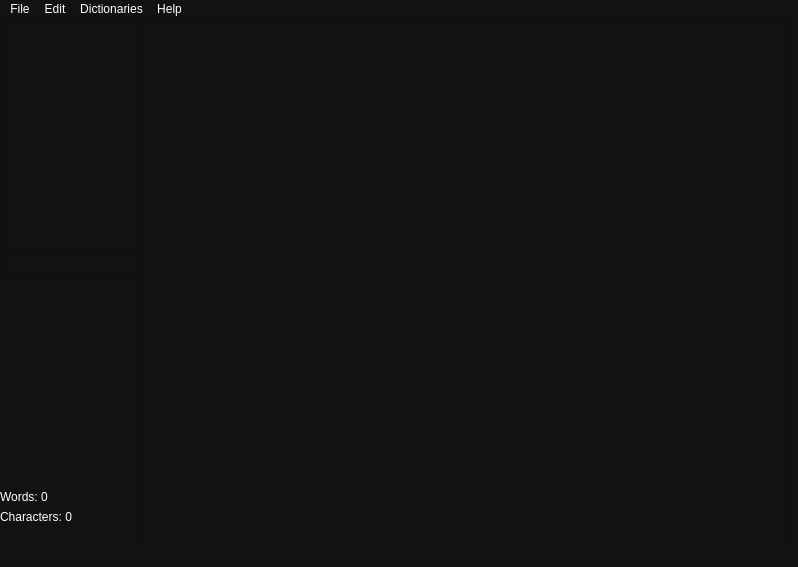
<?xml version="1.0" encoding="UTF-8"?>
<ui version="4.0">
 <class>MainWindow</class>
 <widget class="QMainWindow" name="MainWindow">
  <property name="geometry">
   <rect>
    <x>0</x>
    <y>0</y>
    <width>798</width>
    <height>567</height>
   </rect>
  </property>
  <property name="windowTitle">
   <string>MainWindow</string>
  </property>
  <property name="autoFillBackground">
   <bool>false</bool>
  </property>
  <property name="styleSheet">
   <string notr="true">color : white; background-color : #131212</string>
  </property>
  <property name="Color" stdset="0">
   <color>
    <red>46</red>
    <green>52</green>
    <blue>54</blue>
   </color>
  </property>
  <widget class="QWidget" name="centralwidget">
   <widget class="QTextEdit" name="textEdit">
    <property name="geometry">
     <rect>
      <x>140</x>
      <y>0</y>
      <width>651</width>
      <height>551</height>
     </rect>
    </property>
    <property name="palette">
     <palette>
      <active>
       <colorrole role="WindowText">
        <brush brushstyle="SolidPattern">
         <color alpha="255">
          <red>255</red>
          <green>255</green>
          <blue>255</blue>
         </color>
        </brush>
       </colorrole>
       <colorrole role="Button">
        <brush brushstyle="SolidPattern">
         <color alpha="255">
          <red>19</red>
          <green>18</green>
          <blue>18</blue>
         </color>
        </brush>
       </colorrole>
       <colorrole role="Light">
        <brush brushstyle="SolidPattern">
         <color alpha="255">
          <red>255</red>
          <green>255</green>
          <blue>255</blue>
         </color>
        </brush>
       </colorrole>
       <colorrole role="Dark">
        <brush brushstyle="SolidPattern">
         <color alpha="255">
          <red>46</red>
          <green>52</green>
          <blue>54</blue>
         </color>
        </brush>
       </colorrole>
       <colorrole role="Text">
        <brush brushstyle="SolidPattern">
         <color alpha="255">
          <red>255</red>
          <green>255</green>
          <blue>255</blue>
         </color>
        </brush>
       </colorrole>
       <colorrole role="ButtonText">
        <brush brushstyle="SolidPattern">
         <color alpha="255">
          <red>255</red>
          <green>255</green>
          <blue>255</blue>
         </color>
        </brush>
       </colorrole>
       <colorrole role="Base">
        <brush brushstyle="SolidPattern">
         <color alpha="255">
          <red>19</red>
          <green>18</green>
          <blue>18</blue>
         </color>
        </brush>
       </colorrole>
       <colorrole role="Window">
        <brush brushstyle="SolidPattern">
         <color alpha="255">
          <red>19</red>
          <green>18</green>
          <blue>18</blue>
         </color>
        </brush>
       </colorrole>
       <colorrole role="PlaceholderText">
        <brush brushstyle="SolidPattern">
         <color alpha="128">
          <red>0</red>
          <green>0</green>
          <blue>0</blue>
         </color>
        </brush>
       </colorrole>
      </active>
      <inactive>
       <colorrole role="WindowText">
        <brush brushstyle="SolidPattern">
         <color alpha="255">
          <red>255</red>
          <green>255</green>
          <blue>255</blue>
         </color>
        </brush>
       </colorrole>
       <colorrole role="Button">
        <brush brushstyle="SolidPattern">
         <color alpha="255">
          <red>19</red>
          <green>18</green>
          <blue>18</blue>
         </color>
        </brush>
       </colorrole>
       <colorrole role="Light">
        <brush brushstyle="SolidPattern">
         <color alpha="255">
          <red>255</red>
          <green>255</green>
          <blue>255</blue>
         </color>
        </brush>
       </colorrole>
       <colorrole role="Dark">
        <brush brushstyle="SolidPattern">
         <color alpha="255">
          <red>46</red>
          <green>52</green>
          <blue>54</blue>
         </color>
        </brush>
       </colorrole>
       <colorrole role="Text">
        <brush brushstyle="SolidPattern">
         <color alpha="255">
          <red>255</red>
          <green>255</green>
          <blue>255</blue>
         </color>
        </brush>
       </colorrole>
       <colorrole role="ButtonText">
        <brush brushstyle="SolidPattern">
         <color alpha="255">
          <red>255</red>
          <green>255</green>
          <blue>255</blue>
         </color>
        </brush>
       </colorrole>
       <colorrole role="Base">
        <brush brushstyle="SolidPattern">
         <color alpha="255">
          <red>19</red>
          <green>18</green>
          <blue>18</blue>
         </color>
        </brush>
       </colorrole>
       <colorrole role="Window">
        <brush brushstyle="SolidPattern">
         <color alpha="255">
          <red>19</red>
          <green>18</green>
          <blue>18</blue>
         </color>
        </brush>
       </colorrole>
       <colorrole role="PlaceholderText">
        <brush brushstyle="SolidPattern">
         <color alpha="128">
          <red>0</red>
          <green>0</green>
          <blue>0</blue>
         </color>
        </brush>
       </colorrole>
      </inactive>
      <disabled>
       <colorrole role="WindowText">
        <brush brushstyle="SolidPattern">
         <color alpha="255">
          <red>255</red>
          <green>255</green>
          <blue>255</blue>
         </color>
        </brush>
       </colorrole>
       <colorrole role="Button">
        <brush brushstyle="SolidPattern">
         <color alpha="255">
          <red>19</red>
          <green>18</green>
          <blue>18</blue>
         </color>
        </brush>
       </colorrole>
       <colorrole role="Light">
        <brush brushstyle="SolidPattern">
         <color alpha="255">
          <red>255</red>
          <green>255</green>
          <blue>255</blue>
         </color>
        </brush>
       </colorrole>
       <colorrole role="Dark">
        <brush brushstyle="SolidPattern">
         <color alpha="255">
          <red>46</red>
          <green>52</green>
          <blue>54</blue>
         </color>
        </brush>
       </colorrole>
       <colorrole role="Text">
        <brush brushstyle="SolidPattern">
         <color alpha="255">
          <red>255</red>
          <green>255</green>
          <blue>255</blue>
         </color>
        </brush>
       </colorrole>
       <colorrole role="ButtonText">
        <brush brushstyle="SolidPattern">
         <color alpha="255">
          <red>255</red>
          <green>255</green>
          <blue>255</blue>
         </color>
        </brush>
       </colorrole>
       <colorrole role="Base">
        <brush brushstyle="SolidPattern">
         <color alpha="255">
          <red>19</red>
          <green>18</green>
          <blue>18</blue>
         </color>
        </brush>
       </colorrole>
       <colorrole role="Window">
        <brush brushstyle="SolidPattern">
         <color alpha="255">
          <red>19</red>
          <green>18</green>
          <blue>18</blue>
         </color>
        </brush>
       </colorrole>
       <colorrole role="PlaceholderText">
        <brush brushstyle="SolidPattern">
         <color alpha="128">
          <red>0</red>
          <green>0</green>
          <blue>0</blue>
         </color>
        </brush>
       </colorrole>
      </disabled>
     </palette>
    </property>
    <property name="font">
     <font>
      <pointsize>14</pointsize>
     </font>
    </property>
    <property name="autoFillBackground">
     <bool>true</bool>
    </property>
    <property name="styleSheet">
     <string notr="true"/>
    </property>
   </widget>
   <widget class="QLabel" name="WordCount">
    <property name="geometry">
     <rect>
      <x>0</x>
      <y>470</y>
      <width>91</width>
      <height>16</height>
     </rect>
    </property>
    <property name="text">
     <string>Words: 0</string>
    </property>
   </widget>
   <widget class="QLabel" name="LetterCount">
    <property name="geometry">
     <rect>
      <x>0</x>
      <y>490</y>
      <width>111</width>
      <height>16</height>
     </rect>
    </property>
    <property name="text">
     <string>Characters: 0</string>
    </property>
   </widget>
   <widget class="QListWidget" name="listWidget">
    <property name="geometry">
     <rect>
      <x>0</x>
      <y>0</y>
      <width>141</width>
      <height>231</height>
     </rect>
    </property>
   </widget>
   <widget class="QTextBrowser" name="AppOutput">
    <property name="geometry">
     <rect>
      <x>0</x>
      <y>230</y>
      <width>141</width>
      <height>31</height>
     </rect>
    </property>
    <property name="placeholderText">
     <string/>
    </property>
   </widget>
  </widget>
  <widget class="QMenuBar" name="menubar">
   <property name="geometry">
    <rect>
     <x>0</x>
     <y>0</y>
     <width>798</width>
     <height>26</height>
    </rect>
   </property>
   <widget class="QMenu" name="menuFile">
    <property name="title">
     <string>File</string>
    </property>
    <addaction name="actionNew"/>
    <addaction name="actionOpen"/>
    <addaction name="separator"/>
    <addaction name="actionSave"/>
    <addaction name="actionSave_As"/>
    <addaction name="actionSave_and_Quit_2"/>
    <addaction name="actionQuit"/>
    <addaction name="separator"/>
    <addaction name="actionPrint_to_PDF"/>
    <addaction name="actionPrint"/>
   </widget>
   <widget class="QMenu" name="menuEdit">
    <property name="title">
     <string>Edit</string>
    </property>
    <addaction name="actionCopy"/>
    <addaction name="actionPaste"/>
    <addaction name="actionCut"/>
    <addaction name="separator"/>
    <addaction name="actionUndo"/>
    <addaction name="actionRedo"/>
    <addaction name="separator"/>
    <addaction name="actionUpper_Element"/>
    <addaction name="actionLower_Element"/>
    <addaction name="actionSelect_Element"/>
   </widget>
   <widget class="QMenu" name="menuHelp">
    <property name="title">
     <string>Help</string>
    </property>
   </widget>
   <widget class="QMenu" name="menuDictionaries">
    <property name="title">
     <string>Dictionaries</string>
    </property>
    <addaction name="actionAdd_all_to_Dictionary"/>
   </widget>
   <addaction name="menuFile"/>
   <addaction name="menuEdit"/>
   <addaction name="menuDictionaries"/>
   <addaction name="menuHelp"/>
  </widget>
  <widget class="QStatusBar" name="statusbar"/>
  <action name="actionOpen">
   <property name="text">
    <string>Open</string>
   </property>
   <property name="shortcut">
    <string>Ctrl+O</string>
   </property>
  </action>
  <action name="actionSave">
   <property name="text">
    <string>Save</string>
   </property>
   <property name="shortcut">
    <string>Ctrl+S</string>
   </property>
  </action>
  <action name="actionSave_As">
   <property name="text">
    <string>Save As</string>
   </property>
   <property name="shortcut">
    <string>Ctrl+Shift+S</string>
   </property>
  </action>
  <action name="actionCopy">
   <property name="text">
    <string>Copy</string>
   </property>
   <property name="shortcut">
    <string>Ctrl+C</string>
   </property>
  </action>
  <action name="actionPaste">
   <property name="text">
    <string>Paste</string>
   </property>
   <property name="shortcut">
    <string>Ctrl+V</string>
   </property>
  </action>
  <action name="actionSave_and_Quit">
   <property name="text">
    <string>Save and Quit</string>
   </property>
  </action>
  <action name="actionCut">
   <property name="text">
    <string>Cut</string>
   </property>
   <property name="shortcut">
    <string>Ctrl+X</string>
   </property>
  </action>
  <action name="actionSave_and_Quit_2">
   <property name="text">
    <string>Save and Quit</string>
   </property>
   <property name="shortcut">
    <string>Ctrl+Shift+Q</string>
   </property>
  </action>
  <action name="actionPrint_to_PDF">
   <property name="text">
    <string>Print to PDF</string>
   </property>
   <property name="shortcut">
    <string>Ctrl+Shift+P</string>
   </property>
  </action>
  <action name="actionNew">
   <property name="text">
    <string>New</string>
   </property>
   <property name="shortcut">
    <string>Ctrl+N</string>
   </property>
  </action>
  <action name="actionQuit">
   <property name="text">
    <string>Quit</string>
   </property>
   <property name="shortcut">
    <string>Ctrl+Q</string>
   </property>
  </action>
  <action name="actionPrint">
   <property name="text">
    <string>Print</string>
   </property>
   <property name="shortcut">
    <string>Ctrl+P</string>
   </property>
  </action>
  <action name="actionUndo">
   <property name="text">
    <string>Undo</string>
   </property>
   <property name="shortcut">
    <string>Ctrl+Z</string>
   </property>
  </action>
  <action name="actionRedo">
   <property name="text">
    <string>Redo</string>
   </property>
   <property name="shortcut">
    <string>Ctrl+Y</string>
   </property>
  </action>
  <action name="actionActivate_Autocoplete">
   <property name="text">
    <string>Activate Autocoplete</string>
   </property>
  </action>
  <action name="actionUpper_Element">
   <property name="text">
    <string>Upper Element</string>
   </property>
   <property name="shortcut">
    <string>Alt+Up</string>
   </property>
  </action>
  <action name="actionLower_Element">
   <property name="text">
    <string>Lower Element</string>
   </property>
   <property name="shortcut">
    <string>Alt+Down</string>
   </property>
  </action>
  <action name="actionSelect_Element">
   <property name="text">
    <string>Select Element</string>
   </property>
   <property name="shortcut">
    <string>Ctrl+Return</string>
   </property>
  </action>
  <action name="actionmultifile_test">
   <property name="text">
    <string>multifile test</string>
   </property>
  </action>
  <action name="actionAdd_all_to_Dictionary">
   <property name="text">
    <string>Add all to  Dictionary</string>
   </property>
  </action>
 </widget>
 <resources/>
 <connections/>
</ui>
